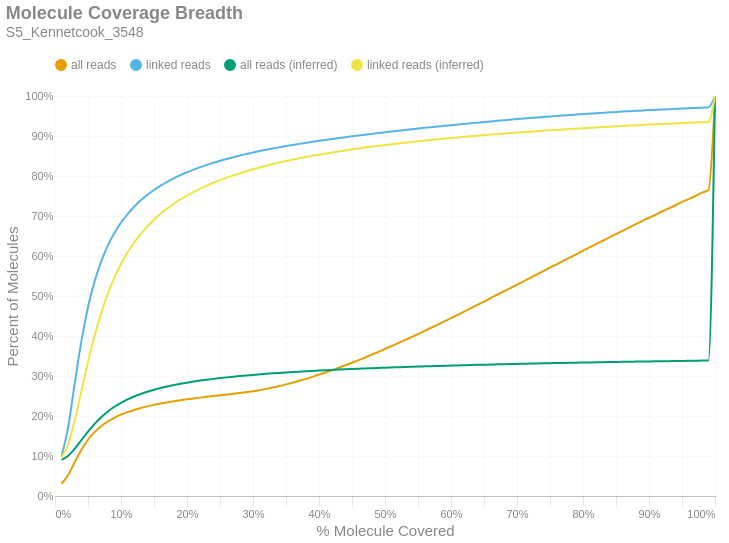

This figure's notebook cell:
### Markdown cell above
### Molecule Read Coverage
This chart shows molecule coverage breadth as computed by the number of bases aligned to that molecule. In other words, "*how much of each unique long molecule is actually sequenced/aligned?*" Keep in mind there is a distinction between sequences and alignments, since some sequences belonging to a particular molecule may not align well and wouldn't appear in the alignment data. This chart also shows molecule coverage breadth as computed by the *inferred fragment* from which the aligned sequences originate. Unlike read coverage, this calculation takes into account the total insert size, including unsequenced gaps between the forward and reverse reads. Like the previous figures, these are cumulative percents.

### Code cell
if SKIPLR:
    print_html(f"Skipped")
else:
    binned_df = consolidated_hist(valids['coverage_bp'], mask, 0.01, True)
    binned_df_inf = consolidated_hist(valids['coverage_inserts'], mask, 0.01, True)
    binned_df = binned_df.with_columns(pl.lit(binned_df_inf['all reads (cumsum)']).alias('all reads (inferred)'))
    binned_df = binned_df.with_columns(pl.lit(binned_df_inf['linked reads (cumsum)']).alias('linked reads (inferred)'))
    binned_df = binned_df.with_columns(
        (pl.col('bin').cast(pl.Float64) + 0.01).alias('right_edge')
    )

    with SafeRender(binned_df):
        (
            density_plot(binned_df, 'Molecule Coverage Breadth', samplename, 'molcov', ['all reads (inferred)','linked reads (inferred)'])
            .encode(
                #x=alt.X('bin:Q', title="% Molecule Covered").axis(format = '%').scale(padding=0),
                x=alt.X('right_edge:Q', title="% Molecule Covered").axis(format='%').scale(padding=0),
                y=alt.Y('value:Q', title='Percent of Molecules')
                    .axis(format='%')
                    .stack(False)
                    .scale(domainMin=0, padding=0),
                color=alt.Color("key:N").scale(domain = ["all reads", "linked reads", "all reads (inferred)", "linked reads (inferred)"]),
                tooltip = [
                    alt.Tooltip("key:N", title = "Data Type"),
                    alt.Tooltip("range_label:N", title="% Molecule Covered"),
                    alt.Tooltip("value:Q", format = ".2%", title="% Molecules")
                ]
            )
        ).display()

### Figure 1 — Vega-Lite specification as saved in the notebook (floating-point values rounded to 4 significant figures)
{"width": "container", "height": 400, "config": {"title": {"anchor": "start", "dy": -15, "fontSize": 18, "color": "#888888", "subtitleColor": "#888888", "subtitleFontSize": 14}, "arc": {"fill": "#0072B2"}, "axis": {"domainColor": "#888888", "domainWidth": 0.5, "gridWidth": 0.2, "grid": false, "titleFontWeight": 400, "titleFontSize": 15, "labelFontSize": 11, "labelColor": "#888888", "tickColor": "#888888", "tickWidth": 0.2, "titleColor": "#888888"}, "axisBand": {"grid": false}, "axisX": {"grid": true, "tickSize": 10, "domainCap": "round"}, "axisY": {"domain": false, "grid": true, "tickSize": 0, "domainCap": "round"}, "background": "transparent", "header": {"labelFontSize": 15, "labelColor": "#888888", "titleFontSize": 15, "titleFontWeight": 600, "titleColor": "#888888"}, "legend": {"labelFont": "sans-serif", "labelFontSize": 12, "labelColor": "#888888", "symbolSize": 100, "symbolType": "circle", "titleFontSize": 12, "titlePadding": 10, "titleColor": "#888888", "title": null, "orient": "top"}, "range": {"category": ["#E69F00", "#56B4E9", "#009E73", "#F0E442", "#0072B2", "#D55E00", "#CC79A7", "#000000"], "diverging": ["#cfe8f3", "#a2d4ec", "#73bfe2", "#46abdb", "#1696d2", "#12719e"]}, "area": {"fill": "#0072B2", "fillOpacity": 0.7, "line": true, "strokeOpacity": 0.7}, "line": {"color": "#0072B2", "stroke": "#0072B2", "strokeWidth": 2}, "trail": {"color": "#0072B2", "stroke": "#0072B2", "strokeWidth": 0, "size": 1}, "point": {"filled": true, "fillOpacity": 1.0, "size": 95}, "text": {"color": "#888888", "fontSize": 11, "align": "right", "fontWeight": 400, "size": 11}, "bar": {"fill": "#0072B2", "stroke": null}, "view": {"stroke": null, "continuousWidth": 660, "continuousHeight": 400}}, "data": {"name": "data-cecfdc454e994bb9d5ada9ffcb687821"}, "mark": {"type": "line", "interpolate": "monotone", "point": {"opacity": 0, "size": 275}}, "encoding": {"color": {"field": "key", "scale": {"domain": ["all reads", "linked reads", "all reads (inferred)", "linked reads (inferred)"]}, "type": "nominal"}, "tooltip": [{"field": "key", "title": "Data Type", "type": "nominal"}, {"field": "range_label", "title": "% Molecule Covered", "type": "nominal"}, {"field": "value", "format": ".2%", "title": "% Molecules", "type": "quantitative"}], "x": {"axis": {"format": "%"}, "field": "right_edge", "scale": {"padding": 0}, "title": "% Molecule Covered", "type": "quantitative"}, "y": {"axis": {"format": "%"}, "field": "value", "scale": {"domainMin": 0, "padding": 0}, "stack": false, "title": "Percent of Molecules", "type": "quantitative"}}, "params": [{"name": "param_c36ac31b6afebe62", "select": {"type": "point", "fields": ["key"]}, "bind": "legend"}], "title": {"text": "Molecule Coverage Breadth", "subtitle": "S5_Kennetcook_3548"}, "transform": [{"fold": ["all reads (cumsum)", "linked reads (cumsum)", "all reads (inferred)", "linked reads (inferred)"]}, {"calculate": "replace(datum.key, ' (cumsum)', '')", "as": "key"}, {"filter": {"param": "param_c36ac31b6afebe62"}}], "usermeta": {"embedOptions": {"downloadFileName": "S5_Kennetcook_3548.molcov"}}, "$schema": "https://vega.github.io/schema/vega-lite/v6.1.0.json", "datasets": {"data-cecfdc454e994bb9d5ada9ffcb687821": [{"bin": "0.0", "interval": "0.0-0.01", "all reads": 0.03063, "linked reads": 0.09989, "all reads (cumsum)": 0.03063, "linked reads (cumsum)": 0.09989, "range_label": "0.0-0.01", "all reads (inferred)": 0.09041, "linked reads (inferred)": 0.09703, "right_edge": 0.01}, {"bin": "0.01", "interval": "0.01-0.02", "all reads": 0.02178, "linked reads": 0.0727, "all reads (cumsum)": 0.0524, "linked reads (cumsum)": 0.1726, "range_label": "0.01-0.02", "all reads (inferred)": 0.1006, "linked reads (inferred)": 0.1301, "right_edge": 0.02}, {"bin": "0.02", "interval": "0.02-0.03", "all reads": 0.03263, "linked reads": 0.1105, "all reads (cumsum)": 0.08503, "linked reads (cumsum)": 0.283, "range_label": "0.02-0.03", "all reads (inferred)": 0.1184, "linked reads (inferred)": 0.1899, "right_edge": 0.03}, {"bin": "0.03", "interval": "0.03-0.04", "all reads": 0.03073, "linked reads": 0.1043, "all reads (cumsum)": 0.1158, "linked reads (cumsum)": 0.3873, "range_label": "0.03-0.04", "all reads (inferred)": 0.1399, "linked reads (inferred)": 0.2628, "right_edge": 0.04}, {"bin": "0.04", "interval": "0.04-0.05", "all reads": 0.02484, "linked reads": 0.08436, "all reads (cumsum)": 0.1406, "linked reads (cumsum)": 0.4717, "range_label": "0.04-0.05", "all reads (inferred)": 0.1612, "linked reads (inferred)": 0.3351, "right_edge": 0.05}, {"bin": "0.05", "interval": "0.05-0.06", "all reads": 0.01915, "linked reads": 0.06486, "all reads (cumsum)": 0.1598, "linked reads (cumsum)": 0.5365, "range_label": "0.05-0.06", "all reads (inferred)": 0.1805, "linked reads (inferred)": 0.4009, "right_edge": 0.06}, {"bin": "0.06", "interval": "0.06-0.07", "all reads": 0.01482, "linked reads": 0.05014, "all reads (cumsum)": 0.1746, "linked reads (cumsum)": 0.5867, "range_label": "0.06-0.07", "all reads (inferred)": 0.197, "linked reads (inferred)": 0.4573, "right_edge": 0.07}, {"bin": "0.07", "interval": "0.07-0.08", "all reads": 0.01166, "linked reads": 0.03938, "all reads (cumsum)": 0.1862, "linked reads (cumsum)": 0.6261, "range_label": "0.07-0.08", "all reads (inferred)": 0.2112, "linked reads (inferred)": 0.5056, "right_edge": 0.08}, {"bin": "0.08", "interval": "0.08-0.09", "all reads": 0.009318, "linked reads": 0.03138, "all reads (cumsum)": 0.1956, "linked reads (cumsum)": 0.6575, "range_label": "0.08-0.09", "all reads (inferred)": 0.223, "linked reads (inferred)": 0.546, "right_edge": 0.09}, {"bin": "0.09", "interval": "0.09-0.1", "all reads": 0.007719, "linked reads": 0.02595, "all reads (cumsum)": 0.2033, "linked reads (cumsum)": 0.6834, "range_label": "0.09-0.1", "all reads (inferred)": 0.233, "linked reads (inferred)": 0.58, "right_edge": 0.1}, {"bin": "0.1", "interval": "0.1-0.11", "all reads": 0.006431, "linked reads": 0.02154, "all reads (cumsum)": 0.2097, "linked reads (cumsum)": 0.7049, "range_label": "0.1-0.11", "all reads (inferred)": 0.2415, "linked reads (inferred)": 0.609, "right_edge": 0.11}, {"bin": "0.11", "interval": "0.11-0.12", "all reads": 0.005477, "linked reads": 0.01829, "all reads (cumsum)": 0.2152, "linked reads (cumsum)": 0.7232, "range_label": "0.11-0.12", "all reads (inferred)": 0.2488, "linked reads (inferred)": 0.6338, "right_edge": 0.12}, {"bin": "0.12", "interval": "0.12-0.13", "all reads": 0.004764, "linked reads": 0.01586, "all reads (cumsum)": 0.2199, "linked reads (cumsum)": 0.7391, "range_label": "0.12-0.13", "all reads (inferred)": 0.2551, "linked reads (inferred)": 0.6552, "right_edge": 0.13}, {"bin": "0.13", "interval": "0.13-0.14", "all reads": 0.00417, "linked reads": 0.01384, "all reads (cumsum)": 0.2241, "linked reads (cumsum)": 0.7529, "range_label": "0.13-0.14", "all reads (inferred)": 0.2607, "linked reads (inferred)": 0.6741, "right_edge": 0.14}, {"bin": "0.14", "interval": "0.14-0.15", "all reads": 0.003682, "linked reads": 0.01214, "all reads (cumsum)": 0.2278, "linked reads (cumsum)": 0.7651, "range_label": "0.14-0.15", "all reads (inferred)": 0.2656, "linked reads (inferred)": 0.6907, "right_edge": 0.15}, {"bin": "0.15", "interval": "0.15-0.16", "all reads": 0.003282, "linked reads": 0.01069, "all reads (cumsum)": 0.2311, "linked reads (cumsum)": 0.7758, "range_label": "0.15-0.16", "all reads (inferred)": 0.2699, "linked reads (inferred)": 0.7055, "right_edge": 0.16}, {"bin": "0.16", "interval": "0.16-0.17", "all reads": 0.002996, "linked reads": 0.009706, "all reads (cumsum)": 0.2341, "linked reads (cumsum)": 0.7855, "range_label": "0.16-0.17", "all reads (inferred)": 0.2738, "linked reads (inferred)": 0.7186, "right_edge": 0.17}, {"bin": "0.17", "interval": "0.17-0.18", "all reads": 0.002729, "linked reads": 0.008684, "all reads (cumsum)": 0.2368, "linked reads (cumsum)": 0.7942, "range_label": "0.17-0.18", "all reads (inferred)": 0.2773, "linked reads (inferred)": 0.7307, "right_edge": 0.18}, {"bin": "0.18", "interval": "0.18-0.19", "all reads": 0.002505, "linked reads": 0.007902, "all reads (cumsum)": 0.2393, "linked reads (cumsum)": 0.8021, "range_label": "0.18-0.19", "all reads (inferred)": 0.2805, "linked reads (inferred)": 0.7415, "right_edge": 0.19}, {"bin": "0.19", "interval": "0.19-0.2", "all reads": 0.002354, "linked reads": 0.007251, "all reads (cumsum)": 0.2417, "linked reads (cumsum)": 0.8093, "range_label": "0.19-0.2", "all reads (inferred)": 0.2834, "linked reads (inferred)": 0.7512, "right_edge": 0.2}, {"bin": "0.2", "interval": "0.2-0.21", "all reads": 0.002193, "linked reads": 0.006661, "all reads (cumsum)": 0.2439, "linked reads (cumsum)": 0.816, "range_label": "0.2-0.21", "all reads (inferred)": 0.2861, "linked reads (inferred)": 0.7603, "right_edge": 0.21}, {"bin": "0.21", "interval": "0.21-0.22", "all reads": 0.002094, "linked reads": 0.006206, "all reads (cumsum)": 0.246, "linked reads (cumsum)": 0.8222, "range_label": "0.21-0.22", "all reads (inferred)": 0.2885, "linked reads (inferred)": 0.7685, "right_edge": 0.22}, {"bin": "0.22", "interval": "0.22-0.23", "all reads": 0.001987, "linked reads": 0.005663, "all reads (cumsum)": 0.2479, "linked reads (cumsum)": 0.8278, "range_label": "0.22-0.23", "all reads (inferred)": 0.2907, "linked reads (inferred)": 0.776, "right_edge": 0.23}, {"bin": "0.23", "interval": "0.23-0.24", "all reads": 0.001901, "linked reads": 0.00526, "all reads (cumsum)": 0.2498, "linked reads (cumsum)": 0.8331, "range_label": "0.23-0.24", "all reads (inferred)": 0.2928, "linked reads (inferred)": 0.7831, "right_edge": 0.24}, {"bin": "0.24", "interval": "0.24-0.25", "all reads": 0.001894, "linked reads": 0.004976, "all reads (cumsum)": 0.2517, "linked reads (cumsum)": 0.8381, "range_label": "0.24-0.25", "all reads (inferred)": 0.2947, "linked reads (inferred)": 0.7896, "right_edge": 0.25}, {"bin": "0.25", "interval": "0.25-0.26", "all reads": 0.001789, "linked reads": 0.004586, "all reads (cumsum)": 0.2535, "linked reads (cumsum)": 0.8427, "range_label": "0.25-0.26", "all reads (inferred)": 0.2966, "linked reads (inferred)": 0.7958, "right_edge": 0.26}, {"bin": "0.26", "interval": "0.26-0.27", "all reads": 0.001821, "linked reads": 0.004349, "all reads (cumsum)": 0.2553, "linked reads (cumsum)": 0.847, "range_label": "0.26-0.27", "all reads (inferred)": 0.2983, "linked reads (inferred)": 0.8016, "right_edge": 0.27}, {"bin": "0.27", "interval": "0.27-0.28", "all reads": 0.001923, "linked reads": 0.004163, "all reads (cumsum)": 0.2573, "linked reads (cumsum)": 0.8512, "range_label": "0.27-0.28", "all reads (inferred)": 0.2999, "linked reads (inferred)": 0.807, "right_edge": 0.28}, {"bin": "0.28", "interval": "0.28-0.29", "all reads": 0.002114, "linked reads": 0.003847, "all reads (cumsum)": 0.2594, "linked reads (cumsum)": 0.855, "range_label": "0.28-0.29", "all reads (inferred)": 0.3014, "linked reads (inferred)": 0.8121, "right_edge": 0.29}, {"bin": "0.29", "interval": "0.29-0.3", "all reads": 0.002479, "linked reads": 0.003718, "all reads (cumsum)": 0.2619, "linked reads (cumsum)": 0.8587, "range_label": "0.29-0.3", "all reads (inferred)": 0.3028, "linked reads (inferred)": 0.8169, "right_edge": 0.3}, {"bin": "0.3", "interval": "0.3-0.31", "all reads": 0.002771, "linked reads": 0.003505, "all reads (cumsum)": 0.2646, "linked reads (cumsum)": 0.8623, "range_label": "0.3-0.31", "all reads (inferred)": 0.3041, "linked reads (inferred)": 0.8213, "right_edge": 0.31}, {"bin": "0.31", "interval": "0.31-0.32", "all reads": 0.003151, "linked reads": 0.003385, "all reads (cumsum)": 0.2678, "linked reads (cumsum)": 0.8656, "range_label": "0.31-0.32", "all reads (inferred)": 0.3054, "linked reads (inferred)": 0.8257, "right_edge": 0.32}, {"bin": "0.32", "interval": "0.32-0.33", "all reads": 0.003453, "linked reads": 0.003223, "all reads (cumsum)": 0.2712, "linked reads (cumsum)": 0.8689, "range_label": "0.32-0.33", "all reads (inferred)": 0.3066, "linked reads (inferred)": 0.8297, "right_edge": 0.33}, {"bin": "0.33", "interval": "0.33-0.34", "all reads": 0.0037, "linked reads": 0.00298, "all reads (cumsum)": 0.2749, "linked reads (cumsum)": 0.8718, "range_label": "0.33-0.34", "all reads (inferred)": 0.3078, "linked reads (inferred)": 0.8336, "right_edge": 0.34}, {"bin": "0.34", "interval": "0.34-0.35", "all reads": 0.00406, "linked reads": 0.002965, "all reads (cumsum)": 0.279, "linked reads (cumsum)": 0.8748, "range_label": "0.34-0.35", "all reads (inferred)": 0.3088, "linked reads (inferred)": 0.8373, "right_edge": 0.35}, {"bin": "0.35", "interval": "0.35-0.36", "all reads": 0.004305, "linked reads": 0.002778, "all reads (cumsum)": 0.2833, "linked reads (cumsum)": 0.8776, "range_label": "0.35-0.36", "all reads (inferred)": 0.3099, "linked reads (inferred)": 0.8408, "right_edge": 0.36}, {"bin": "0.36", "interval": "0.36-0.37", "all reads": 0.004604, "linked reads": 0.002746, "all reads (cumsum)": 0.2879, "linked reads (cumsum)": 0.8803, "range_label": "0.36-0.37", "all reads (inferred)": 0.3109, "linked reads (inferred)": 0.8441, "right_edge": 0.37}, {"bin": "0.37", "interval": "0.37-0.38", "all reads": 0.004878, "linked reads": 0.002538, "all reads (cumsum)": 0.2928, "linked reads (cumsum)": 0.8829, "range_label": "0.37-0.38", "all reads (inferred)": 0.3119, "linked reads (inferred)": 0.8474, "right_edge": 0.38}, {"bin": "0.38", "interval": "0.38-0.39", "all reads": 0.005121, "linked reads": 0.002532, "all reads (cumsum)": 0.2979, "linked reads (cumsum)": 0.8854, "range_label": "0.38-0.39", "all reads (inferred)": 0.3127, "linked reads (inferred)": 0.8504, "right_edge": 0.39}, {"bin": "0.39", "interval": "0.39-0.4", "all reads": 0.00545, "linked reads": 0.002512, "all reads (cumsum)": 0.3034, "linked reads (cumsum)": 0.8879, "range_label": "0.39-0.4", "all reads (inferred)": 0.3136, "linked reads (inferred)": 0.8533, "right_edge": 0.4}, {"bin": "0.4", "interval": "0.4-0.41", "all reads": 0.005485, "linked reads": 0.002294, "all reads (cumsum)": 0.3088, "linked reads (cumsum)": 0.8902, "range_label": "0.4-0.41", "all reads (inferred)": 0.3145, "linked reads (inferred)": 0.8561, "right_edge": 0.41}, {"bin": "0.41", "interval": "0.41-0.42", "all reads": 0.005736, "linked reads": 0.002331, "all reads (cumsum)": 0.3146, "linked reads (cumsum)": 0.8925, "range_label": "0.41-0.42", "all reads (inferred)": 0.3153, "linked reads (inferred)": 0.8588, "right_edge": 0.42}, {"bin": "0.42", "interval": "0.42-0.43", "all reads": 0.00596, "linked reads": 0.002206, "all reads (cumsum)": 0.3205, "linked reads (cumsum)": 0.8947, "range_label": "0.42-0.43", "all reads (inferred)": 0.3161, "linked reads (inferred)": 0.8615, "right_edge": 0.43}, {"bin": "0.43", "interval": "0.43-0.44", "all reads": 0.006248, "linked reads": 0.002276, "all reads (cumsum)": 0.3268, "linked reads (cumsum)": 0.897, "range_label": "0.43-0.44", "all reads (inferred)": 0.3168, "linked reads (inferred)": 0.864, "right_edge": 0.44}, {"bin": "0.44", "interval": "0.44-0.45", "all reads": 0.00638, "linked reads": 0.002145, "all reads (cumsum)": 0.3332, "linked reads (cumsum)": 0.8992, "range_label": "0.44-0.45", "all reads (inferred)": 0.3176, "linked reads (inferred)": 0.8665, "right_edge": 0.45}, {"bin": "0.45", "interval": "0.45-0.46", "all reads": 0.006517, "linked reads": 0.002077, "all reads (cumsum)": 0.3397, "linked reads (cumsum)": 0.9012, "range_label": "0.45-0.46", "all reads (inferred)": 0.3183, "linked reads (inferred)": 0.8688, "right_edge": 0.46}, {"bin": "0.46", "interval": "0.46-0.47", "all reads": 0.006681, "linked reads": 0.002021, "all reads (cumsum)": 0.3464, "linked reads (cumsum)": 0.9033, "range_label": "0.46-0.47", "all reads (inferred)": 0.3189, "linked reads (inferred)": 0.871, "right_edge": 0.47}, {"bin": "0.47", "interval": "0.47-0.48", "all reads": 0.006934, "linked reads": 0.002034, "all reads (cumsum)": 0.3533, "linked reads (cumsum)": 0.9053, "range_label": "0.47-0.48", "all reads (inferred)": 0.3196, "linked reads (inferred)": 0.8733, "right_edge": 0.48}, {"bin": "0.48", "interval": "0.48-0.49", "all reads": 0.006804, "linked reads": 0.002016, "all reads (cumsum)": 0.3601, "linked reads (cumsum)": 0.9073, "range_label": "0.48-0.49", "all reads (inferred)": 0.3202, "linked reads (inferred)": 0.8754, "right_edge": 0.49}, {"bin": "0.49", "interval": "0.49-0.5", "all reads": 0.007754, "linked reads": 0.002083, "all reads (cumsum)": 0.3679, "linked reads (cumsum)": 0.9094, "range_label": "0.49-0.5", "all reads (inferred)": 0.3208, "linked reads (inferred)": 0.8774, "right_edge": 0.5}, {"bin": "0.5", "interval": "0.5-0.51", "all reads": 0.006656, "linked reads": 0.001847, "all reads (cumsum)": 0.3745, "linked reads (cumsum)": 0.9112, "range_label": "0.5-0.51", "all reads (inferred)": 0.3214, "linked reads (inferred)": 0.8794, "right_edge": 0.51}, {"bin": "0.51", "interval": "0.51-0.52", "all reads": 0.007678, "linked reads": 0.001932, "all reads (cumsum)": 0.3822, "linked reads (cumsum)": 0.9132, "range_label": "0.51-0.52", "all reads (inferred)": 0.322, "linked reads (inferred)": 0.8813, "right_edge": 0.52}, {"bin": "0.52", "interval": "0.52-0.53", "all reads": 0.007393, "linked reads": 0.001792, "all reads (cumsum)": 0.3896, "linked reads (cumsum)": 0.915, "range_label": "0.52-0.53", "all reads (inferred)": 0.3226, "linked reads (inferred)": 0.8832, "right_edge": 0.53}, {"bin": "0.53", "interval": "0.53-0.54", "all reads": 0.007648, "linked reads": 0.001775, "all reads (cumsum)": 0.3972, "linked reads (cumsum)": 0.9167, "range_label": "0.53-0.54", "all reads (inferred)": 0.3231, "linked reads (inferred)": 0.885, "right_edge": 0.54}, {"bin": "0.54", "interval": "0.54-0.55", "all reads": 0.007617, "linked reads": 0.001837, "all reads (cumsum)": 0.4048, "linked reads (cumsum)": 0.9186, "range_label": "0.54-0.55", "all reads (inferred)": 0.3236, "linked reads (inferred)": 0.8868, "right_edge": 0.55}, {"bin": "0.55", "interval": "0.55-0.56", "all reads": 0.00792, "linked reads": 0.001756, "all reads (cumsum)": 0.4128, "linked reads (cumsum)": 0.9203, "range_label": "0.55-0.56", "all reads (inferred)": 0.3242, "linked reads (inferred)": 0.8885, "right_edge": 0.56}, {"bin": "0.56", "interval": "0.56-0.57", "all reads": 0.00789, "linked reads": 0.001689, "all reads (cumsum)": 0.4207, "linked reads (cumsum)": 0.922, "range_label": "0.56-0.57", "all reads (inferred)": 0.3247, "linked reads (inferred)": 0.8901, "right_edge": 0.57}, {"bin": "0.57", "interval": "0.57-0.58", "all reads": 0.007847, "linked reads": 0.001682, "all reads (cumsum)": 0.4285, "linked reads (cumsum)": 0.9237, "range_label": "0.57-0.58", "all reads (inferred)": 0.3251, "linked reads (inferred)": 0.8917, "right_edge": 0.58}, {"bin": "0.58", "interval": "0.58-0.59", "all reads": 0.008024, "linked reads": 0.001696, "all reads (cumsum)": 0.4365, "linked reads (cumsum)": 0.9254, "range_label": "0.58-0.59", "all reads (inferred)": 0.3256, "linked reads (inferred)": 0.8933, "right_edge": 0.59}, {"bin": "0.59", "interval": "0.59-0.6", "all reads": 0.00831, "linked reads": 0.001688, "all reads (cumsum)": 0.4448, "linked reads (cumsum)": 0.9271, "range_label": "0.59-0.6", "all reads (inferred)": 0.3261, "linked reads (inferred)": 0.8948, "right_edge": 0.6}, {"bin": "0.6", "interval": "0.6-0.61", "all reads": 0.007975, "linked reads": 0.00164, "all reads (cumsum)": 0.4528, "linked reads (cumsum)": 0.9287, "range_label": "0.6-0.61", "all reads (inferred)": 0.3265, "linked reads (inferred)": 0.8963, "right_edge": 0.61}, {"bin": "0.61", "interval": "0.61-0.62", "all reads": 0.008365, "linked reads": 0.001587, "all reads (cumsum)": 0.4612, "linked reads (cumsum)": 0.9303, "range_label": "0.61-0.62", "all reads (inferred)": 0.327, "linked reads (inferred)": 0.8979, "right_edge": 0.62}, {"bin": "0.62", "interval": "0.62-0.63", "all reads": 0.008304, "linked reads": 0.001545, "all reads (cumsum)": 0.4695, "linked reads (cumsum)": 0.9319, "range_label": "0.62-0.63", "all reads (inferred)": 0.3275, "linked reads (inferred)": 0.8994, "right_edge": 0.63}, {"bin": "0.63", "interval": "0.63-0.64", "all reads": 0.008379, "linked reads": 0.00154, "all reads (cumsum)": 0.4779, "linked reads (cumsum)": 0.9334, "range_label": "0.63-0.64", "all reads (inferred)": 0.3279, "linked reads (inferred)": 0.9008, "right_edge": 0.64}, {"bin": "0.64", "interval": "0.64-0.65", "all reads": 0.008271, "linked reads": 0.001489, "all reads (cumsum)": 0.4861, "linked reads (cumsum)": 0.9349, "range_label": "0.64-0.65", "all reads (inferred)": 0.3283, "linked reads (inferred)": 0.9021, "right_edge": 0.65}, {"bin": "0.65", "interval": "0.65-0.66", "all reads": 0.008727, "linked reads": 0.00152, "all reads (cumsum)": 0.4949, "linked reads (cumsum)": 0.9364, "range_label": "0.65-0.66", "all reads (inferred)": 0.3287, "linked reads (inferred)": 0.9034, "right_edge": 0.66}, {"bin": "0.66", "interval": "0.66-0.67", "all reads": 0.008265, "linked reads": 0.001495, "all reads (cumsum)": 0.5031, "linked reads (cumsum)": 0.9379, "range_label": "0.66-0.67", "all reads (inferred)": 0.3291, "linked reads (inferred)": 0.9047, "right_edge": 0.67}, {"bin": "0.67", "interval": "0.67-0.68", "all reads": 0.008463, "linked reads": 0.001446, "all reads (cumsum)": 0.5116, "linked reads (cumsum)": 0.9394, "range_label": "0.67-0.68", "all reads (inferred)": 0.3295, "linked reads (inferred)": 0.906, "right_edge": 0.68}, {"bin": "0.68", "interval": "0.68-0.69", "all reads": 0.00834, "linked reads": 0.00143, "all reads (cumsum)": 0.5199, "linked reads (cumsum)": 0.9408, "range_label": "0.68-0.69", "all reads (inferred)": 0.3299, "linked reads (inferred)": 0.9072, "right_edge": 0.69}, {"bin": "0.69", "interval": "0.69-0.7", "all reads": 0.008542, "linked reads": 0.001416, "all reads (cumsum)": 0.5285, "linked reads (cumsum)": 0.9422, "range_label": "0.69-0.7", "all reads (inferred)": 0.3303, "linked reads (inferred)": 0.9085, "right_edge": 0.7}, {"bin": "0.7", "interval": "0.7-0.71", "all reads": 0.00835, "linked reads": 0.001366, "all reads (cumsum)": 0.5368, "linked reads (cumsum)": 0.9436, "range_label": "0.7-0.71", "all reads (inferred)": 0.3306, "linked reads (inferred)": 0.9097, "right_edge": 0.71}, {"bin": "0.71", "interval": "0.71-0.72", "all reads": 0.008339, "linked reads": 0.001263, "all reads (cumsum)": 0.5452, "linked reads (cumsum)": 0.9448, "range_label": "0.71-0.72", "all reads (inferred)": 0.331, "linked reads (inferred)": 0.9109, "right_edge": 0.72}, {"bin": "0.72", "interval": "0.72-0.73", "all reads": 0.008676, "linked reads": 0.001344, "all reads (cumsum)": 0.5538, "linked reads (cumsum)": 0.9462, "range_label": "0.72-0.73", "all reads (inferred)": 0.3313, "linked reads (inferred)": 0.912, "right_edge": 0.73}, {"bin": "0.73", "interval": "0.73-0.74", "all reads": 0.008296, "linked reads": 0.001238, "all reads (cumsum)": 0.5621, "linked reads (cumsum)": 0.9474, "range_label": "0.73-0.74", "all reads (inferred)": 0.3317, "linked reads (inferred)": 0.9131, "right_edge": 0.74}, {"bin": "0.74", "interval": "0.74-0.75", "all reads": 0.008927, "linked reads": 0.001308, "all reads (cumsum)": 0.5711, "linked reads (cumsum)": 0.9487, "range_label": "0.74-0.75", "all reads (inferred)": 0.332, "linked reads (inferred)": 0.9142, "right_edge": 0.75}, {"bin": "0.75", "interval": "0.75-0.76", "all reads": 0.008214, "linked reads": 0.001224, "all reads (cumsum)": 0.5793, "linked reads (cumsum)": 0.9499, "range_label": "0.75-0.76", "all reads (inferred)": 0.3324, "linked reads (inferred)": 0.9153, "right_edge": 0.76}, {"bin": "0.76", "interval": "0.76-0.77", "all reads": 0.008497, "linked reads": 0.001203, "all reads (cumsum)": 0.5878, "linked reads (cumsum)": 0.9511, "range_label": "0.76-0.77", "all reads (inferred)": 0.3327, "linked reads (inferred)": 0.9163, "right_edge": 0.77}, {"bin": "0.77", "interval": "0.77-0.78", "all reads": 0.008378, "linked reads": 0.001195, "all reads (cumsum)": 0.5961, "linked reads (cumsum)": 0.9523, "range_label": "0.77-0.78", "all reads (inferred)": 0.333, "linked reads (inferred)": 0.9174, "right_edge": 0.78}, {"bin": "0.78", "interval": "0.78-0.79", "all reads": 0.008331, "linked reads": 0.001196, "all reads (cumsum)": 0.6045, "linked reads (cumsum)": 0.9535, "range_label": "0.78-0.79", "all reads (inferred)": 0.3333, "linked reads (inferred)": 0.9184, "right_edge": 0.79}, {"bin": "0.79", "interval": "0.79-0.8", "all reads": 0.008814, "linked reads": 0.001242, "all reads (cumsum)": 0.6133, "linked reads (cumsum)": 0.9548, "range_label": "0.79-0.8", "all reads (inferred)": 0.3336, "linked reads (inferred)": 0.9194, "right_edge": 0.8}, {"bin": "0.8", "interval": "0.8-0.81", "all reads": 0.008035, "linked reads": 0.001115, "all reads (cumsum)": 0.6213, "linked reads (cumsum)": 0.9559, "range_label": "0.8-0.81", "all reads (inferred)": 0.334, "linked reads (inferred)": 0.9204, "right_edge": 0.81}, {"bin": "0.81", "interval": "0.81-0.82", "all reads": 0.008371, "linked reads": 0.001103, "all reads (cumsum)": 0.6297, "linked reads (cumsum)": 0.957, "range_label": "0.81-0.82", "all reads (inferred)": 0.3343, "linked reads (inferred)": 0.9214, "right_edge": 0.82}, {"bin": "0.82", "interval": "0.82-0.83", "all reads": 0.008397, "linked reads": 0.001058, "all reads (cumsum)": 0.6381, "linked reads (cumsum)": 0.9581, "range_label": "0.82-0.83", "all reads (inferred)": 0.3346, "linked reads (inferred)": 0.9224, "right_edge": 0.83}, {"bin": "0.83", "interval": "0.83-0.84", "all reads": 0.008371, "linked reads": 0.001048, "all reads (cumsum)": 0.6465, "linked reads (cumsum)": 0.9591, "range_label": "0.83-0.84", "all reads (inferred)": 0.3349, "linked reads (inferred)": 0.9234, "right_edge": 0.84}, {"bin": "0.84", "interval": "0.84-0.85", "all reads": 0.008179, "linked reads": 0.0009481, "all reads (cumsum)": 0.6546, "linked reads (cumsum)": 0.96, "range_label": "0.84-0.85", "all reads (inferred)": 0.3351, "linked reads (inferred)": 0.9243, "right_edge": 0.85}, {"bin": "0.85", "interval": "0.85-0.86", "all reads": 0.008332, "linked reads": 0.0009695, "all reads (cumsum)": 0.663, "linked reads (cumsum)": 0.961, "range_label": "0.85-0.86", "all reads (inferred)": 0.3354, "linked reads (inferred)": 0.9251, "right_edge": 0.86}, {"bin": "0.86", "interval": "0.86-0.87", "all reads": 0.008193, "linked reads": 0.000933, "all reads (cumsum)": 0.6712, "linked reads (cumsum)": 0.962, "range_label": "0.86-0.87", "all reads (inferred)": 0.3357, "linked reads (inferred)": 0.926, "right_edge": 0.87}, {"bin": "0.87", "interval": "0.87-0.88", "all reads": 0.008318, "linked reads": 0.0009466, "all reads (cumsum)": 0.6795, "linked reads (cumsum)": 0.9629, "range_label": "0.87-0.88", "all reads (inferred)": 0.3359, "linked reads (inferred)": 0.9268, "right_edge": 0.88}, {"bin": "0.88", "interval": "0.88-0.89", "all reads": 0.008004, "linked reads": 0.000885, "all reads (cumsum)": 0.6875, "linked reads (cumsum)": 0.9638, "range_label": "0.88-0.89", "all reads (inferred)": 0.3362, "linked reads (inferred)": 0.9277, "right_edge": 0.89}, {"bin": "0.89", "interval": "0.89-0.9", "all reads": 0.00814, "linked reads": 0.0009123, "all reads (cumsum)": 0.6956, "linked reads (cumsum)": 0.9647, "range_label": "0.89-0.9", "all reads (inferred)": 0.3365, "linked reads (inferred)": 0.9285, "right_edge": 0.9}, {"bin": "0.9", "interval": "0.9-0.91", "all reads": 0.00754, "linked reads": 0.0008106, "all reads (cumsum)": 0.7032, "linked reads (cumsum)": 0.9655, "range_label": "0.9-0.91", "all reads (inferred)": 0.3367, "linked reads (inferred)": 0.9292, "right_edge": 0.91}, {"bin": "0.91", "interval": "0.91-0.92", "all reads": 0.008659, "linked reads": 0.0008779, "all reads (cumsum)": 0.7118, "linked reads (cumsum)": 0.9664, "range_label": "0.91-0.92", "all reads (inferred)": 0.3369, "linked reads (inferred)": 0.93, "right_edge": 0.92}, {"bin": "0.92", "interval": "0.92-0.93", "all reads": 0.007167, "linked reads": 0.0007905, "all reads (cumsum)": 0.719, "linked reads (cumsum)": 0.9672, "range_label": "0.92-0.93", "all reads (inferred)": 0.3372, "linked reads (inferred)": 0.9307, "right_edge": 0.93}, {"bin": "0.93", "interval": "0.93-0.94", "all reads": 0.007852, "linked reads": 0.000769, "all reads (cumsum)": 0.7268, "linked reads (cumsum)": 0.9679, "range_label": "0.93-0.94", "all reads (inferred)": 0.3374, "linked reads (inferred)": 0.9315, "right_edge": 0.94}, {"bin": "0.94", "interval": "0.94-0.95", "all reads": 0.008395, "linked reads": 0.000739, "all reads (cumsum)": 0.7352, "linked reads (cumsum)": 0.9687, "range_label": "0.94-0.95", "all reads (inferred)": 0.3377, "linked reads (inferred)": 0.9322, "right_edge": 0.95}, {"bin": "0.95", "interval": "0.95-0.96", "all reads": 0.006904, "linked reads": 0.0007705, "all reads (cumsum)": 0.7421, "linked reads (cumsum)": 0.9695, "range_label": "0.95-0.96", "all reads (inferred)": 0.3379, "linked reads (inferred)": 0.933, "right_edge": 0.96}, {"bin": "0.96", "interval": "0.96-0.97", "all reads": 0.007909, "linked reads": 0.0006982, "all reads (cumsum)": 0.7501, "linked reads (cumsum)": 0.9702, "range_label": "0.96-0.97", "all reads (inferred)": 0.3382, "linked reads (inferred)": 0.9337, "right_edge": 0.97}, {"bin": "0.97", "interval": "0.97-0.98", "all reads": 0.007958, "linked reads": 0.000691, "all reads (cumsum)": 0.758, "linked reads (cumsum)": 0.9708, "range_label": "0.97-0.98", "all reads (inferred)": 0.3384, "linked reads (inferred)": 0.9344, "right_edge": 0.98}, {"bin": "0.98", "interval": "0.98-0.99", "all reads": 0.007136, "linked reads": 0.0006817, "all reads (cumsum)": 0.7652, "linked reads (cumsum)": 0.9715, "range_label": "0.98-0.99", "all reads (inferred)": 0.3387, "linked reads (inferred)": 0.9351, "right_edge": 0.99}, {"bin": "0.99", "interval": "0.99-1.0", "all reads": 0.2348, "linked reads": 0.02848, "all reads (cumsum)": 1.0, "linked reads (cumsum)": 1.0, "range_label": "0.99-1.0", "all reads (inferred)": 1.0, "linked reads (inferred)": 1.0, "right_edge": 1.0}]}}
